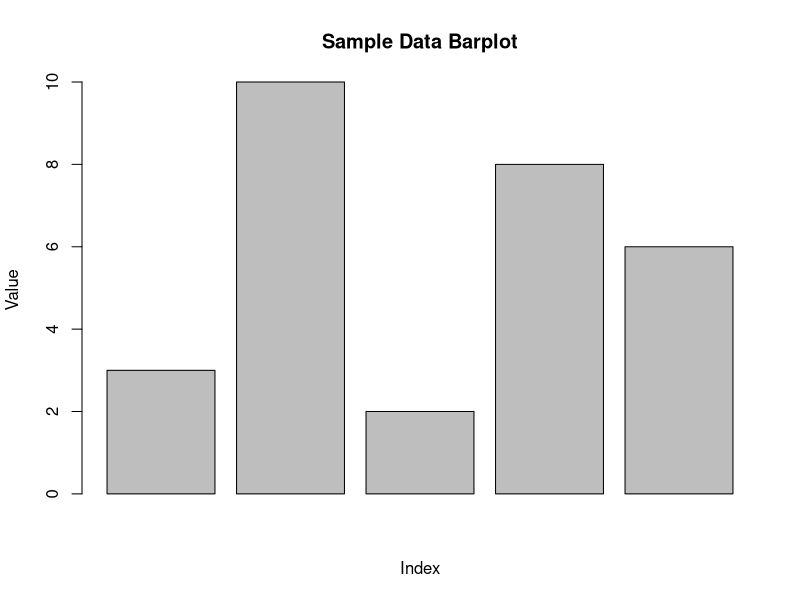

Here is the R script that generated this plot:
## ---- chunk 1
set.seed(123)  
data <- sample(1:10, 5)
barplot(data, main = "Sample Data Barplot", xlab = "Index", ylab = "Value")
summary(data)
mean(data)
sd(data)

